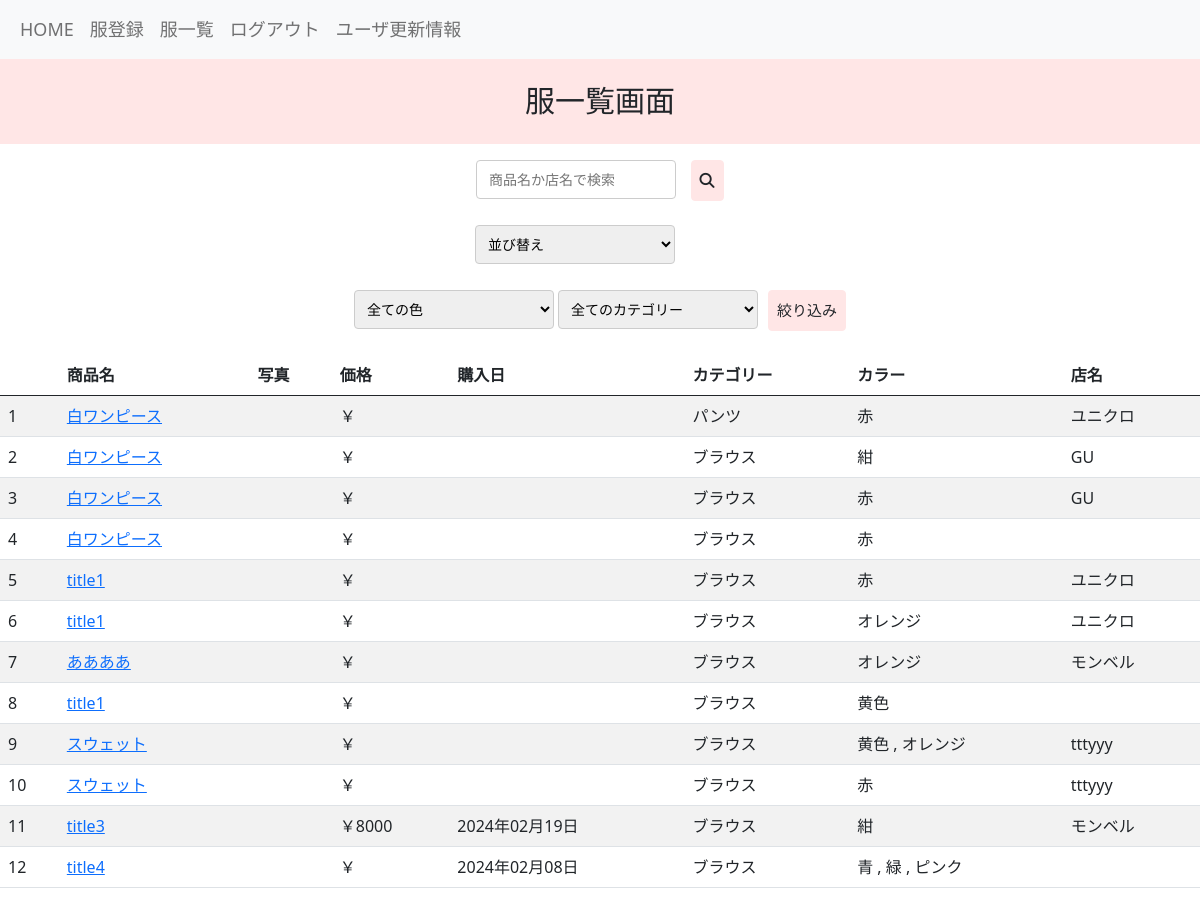
Page /boards/list_clothe (signed in) on the committed database.
### boards/models.py (models this page shows, shortened)
class Clothes(models.Model):
    title = models.CharField(max_length=255)
    picture = models.ImageField(upload_to='closet_project/media/', null=True, blank=True)
    price = models.IntegerField(default=0, null=True, blank=True)
    purchase_date = models.DateField(null=True,blank=True)
    user = models.ForeignKey(
        'accounts.Users', on_delete=models.CASCADE
    )
    category = models.ForeignKey(
        'Categories', on_delete=models.CASCADE
    )
    color = models.ManyToManyField(
        Colors, blank=True, through='Clothe_Colors', related_name='clothe'
    )
    store = models.CharField(max_length=255, default='')
    created_at = models.DateTimeField(auto_now_add=True)
    updated_at = models.DateTimeField(auto_now=True)
    objects = ClothesManager()
    class Meta:
        db_table = 'clothes'

class Categories(models.Model):
    BLOUSE = 'blouse'
    SHIRT = 'shirt'
    SWEAT = 'sweat'
    KNIT = 'knit'
    PANTS = 'pants'
    SKIRT = 'skirt'
    JACKET = 'jacket'
    CARDIGAN = 'cardigan'
    COAT = 'coat'
    DRESS = 'dress'
    SHOES = 'shoes'
    ACCESSORY = 'accessory'
    BAG = 'bag'
    category_name = models.CharField(max_length=255)
    created_at = models.DateTimeField(auto_now_add=True)
    updated_at = models.DateTimeField(auto_now=True)
    class Meta:
        db_table = 'categories'

class Colors(models.Model):
    PINK = 'pink'
    RED = 'red'
    ORANGE = 'orange'
    BROWN = 'brown'
    YELLOW = 'yellow'
    BLUE = 'blue'
    GREEN = 'green'
    BLACK = 'black'
    WHITE = 'white'
    color_name = models.CharField(max_length=10)
    created_at = models.DateTimeField(auto_now_add=True)
    updated_at = models.DateTimeField(auto_now=True)
    class Meta:
        db_table = 'colors'

### boards/views.py (the view)
# urls.py: path('list_clothe', views.list_clothe, name='list_clothe'),
@login_required
def list_clothe(request):
    sort_option = request.GET.get('sort', '')  # URL パラメーターからソートオプションを取得
    color = Colors.objects.all()
    category = Categories.objects.all()
    selected_color = request.GET.get('color')
    selected_category = request.GET.get('category')
    search_query = request.GET.get('search')
    clothe = Clothes.objects.filter(user=request.user)
    if selected_color:
        clothe = clothe.filter(color__color_name=selected_color)
    if selected_category:
        clothe = clothe.filter(category__category_name=selected_category)
    if search_query:
        clothe = clothe.filter(
            Q(title__icontains=search_query) |
            Q(store__icontains=search_query)
        )
    if sort_option == 'price_low':
        clothe = clothe.order_by('price')
    elif sort_option == 'price_high':
        clothe = clothe.order_by('-price')
    elif sort_option == 'date_new':
        clothe = clothe.order_by('-purchase_date')
    elif sort_option == 'date_old':
        clothe = clothe.order_by('purchase_date')
    return render(
        request, 'boards/list_clothe.html', context={
            'clothe': clothe,
            'color': color,
            'category': category,
            'selected_color': selected_color,
            'selected_category': selected_category,
            'search_query': search_query,
        }
    )

### templates/boards/list_clothe.html (shortened to what this page needs)
{% extends "base.html" %}
{% block content %}
<p class="custom-paragraph">服一覧画面</p>
<div class="row justify-content-center">
  <div class="col-md-8">
  <form id="searchForm" method="GET" class="text-center mb-3 form-element">
    <input type="text" name="search" id="search" placeholder=" 商品名か店名で検索 ">
    <button type="submit" class="btn custom-btn"><i class="fas fa-search"></i></button>
  </form>
  <form id="sortForm" method="GET" class="text-center mb-3 form-element">
    <select name="sort" id="sort" onchange="submitSortForm()">
      <option value="">並び替え</option>
    </select>
  </form>
  <form id="filterForm" method="GET" class="text-center mb-3 form-element">
    <select name="color" id="color">
        <option value="">全ての色</option>
    </select>
    <select name="category" id="category" >
        <option value="">全てのカテゴリー</option>
      <input type="submit" value="絞り込み" class="btn custom-btn">
    </select>
  </form>
  </div>
</div>
   <table class="table table-striped table-hover">
    <thead>
      <tr>
        <th></th>
        <th>商品名</th>
        <th>写真</th>
        <th>価格</th>
        <th>購入日</th>
        <th>カテゴリー</th>
        <th>カラー</th>
        <th>店名</th>
      </tr>
    </thead>
    <tbody>
    {% for clothe in clothe %}
      <tr>
        <td>{{ forloop.counter }}</td>
        <td><a href="{% url 'boards:detail_clothe' pk=clothe.pk %}">{{ clothe.title }}</a></td>
        <td>
        </td>
        <td>{{ "￥"|default_if_none:"" }}{{ clothe.price|default_if_none:"" }}</td>
        <td>{{ clothe.purchase_date|date:"Y年m月d日"|default_if_none:"" }}</td>
        <td>{{ clothe.category.category_name }}</td>
        <td>
          {% for color in clothe.color.all %}
            {{ color.color_name }}
            {% if not forloop.last %}, {% endif %}
          {% endfor %}
        </td>
        <td>{{ clothe.store }}</td>
      </tr>
        {% endfor %}
    </tbody>
  </table>
{% endblock %}

### templates/base.html (shortened to what this page needs)
<!DOCTYPE html>
{% load static %}
<html lang="ja">
  <head>
    <link href="https://cdn.jsdelivr.net/npm/bootstrap@5.0.2/dist/css/bootstrap.min.css" rel="stylesheet">
    <link rel="stylesheet" href="{% static 'css/style.css' %}">
    <link rel="stylesheet" href="https://cdnjs.cloudflare.com/ajax/libs/font-awesome/6.5.1/css/all.min.css">
  </head>
<body class="home-page">
  <nav class="navbar navbar-expand-lg navbar-light bg-light">
    <div class="container-fluid">
    <div class="collapse navbar-collapse" id="navbarNav">
        <ul class="navbar-nav ml-auto mr-3">
      <a class="nav-link" href="{% url 'accounts:home' %}">HOME</a>
          {% if user.is_authenticated %}
          <li class="nav-item">
            <a class="nav-link" href="{% url 'boards:create_clothe' %}">服登録</a>
          </li>
          <li class="nav-item">
            <a class="nav-link" href="{% url 'boards:list_clothe' %}">服一覧</a>
          </li>
          <li class="nav-item">
            <a class="nav-link" href="{% url 'accounts:user_logout' %}">ログアウト</a>
          </li>
          <li class="nav-item">
            <a class="nav-link" href="{% url 'accounts:user_edit' %}">ユーザ更新情報</a>
          </li>
          {% endif %}
        </ul>
      </div>
    </div>
  </nav>
  {% block content %}{% endblock %}
</body>
</html>

### static/css/style.css (style rules this page uses)
body { text-size-adjust: 100%; -webkit-text-size-adjust: 100%; }
.custom-paragraph { font-family: 'Arial', sans-serif; font-size: 30px; background-color: #ffe6e6; text-align: center; padding: 20px; line-height: 1.5; }
.custom-btn { background-color: #ffe6e6; border: 1px solid #ffe6e6; border-radius: 4px; padding: 8px; font-size: 15px; cursor: pointer; margin-left: 10px; }
#search { width: 200px; box-sizing: border-box; padding: 8px; font-size: 14px; border: 1px solid #ccc; border-radius: 4px; margin-bottom: 10px; }
#category, #color { width: 200px; box-sizing: border-box; padding: 8px; font-size: 14px; border: 1px solid #ccc; border-radius: 4px; margin-bottom: 10px; }
#sort { width: 200px; box-sizing: border-box; padding: 8px; font-size: 14px; border: 1px solid #ccc; border-radius: 4px; margin-bottom: 10px; margin-left: 50px; }

### templates/base.html (style rules this page uses)
.navbar-nav .nav-link, .navbar-brand { font-size: 18px; }

### templates/boards/list_clothe.html (style rules this page uses)
#sortForm { margin-right: 100px; }

### rows in the picture
Clothes: title "白ワンピース", value "￥", category.category_name "パンツ", store "ユニクロ"
Colors: color_name "赤"
Clothes: title "白ワンピース", value "￥", category.category_name "ブラウス", store "GU"
Colors: color_name "紺"
Clothes: title "白ワンピース", value "￥", category.category_name "ブラウス", store "GU"
Clothes: title "白ワンピース", value "￥", category.category_name "ブラウス"
Clothes: title "title1", value "￥", category.category_name "ブラウス", store "ユニクロ"
Clothes: title "title1", value "￥", category.category_name "ブラウス", store "ユニクロ"
Colors: color_name "オレンジ"
Clothes: title "ああああ", value "￥", category.category_name "ブラウス", store "モンベル"
Clothes: title "title1", value "￥", category.category_name "ブラウス"
Colors: color_name "黄色"
Clothes: title "スウェット", value "￥", category.category_name "ブラウス", store "tttyyy"
Clothes: title "スウェット", value "￥", category.category_name "ブラウス", store "tttyyy"
Clothes: title "title3", value "￥", price "8000", purchase_date "2024年02月19日", category.category_name "ブラウス", store "モンベル"
Clothes: title "title4", value "￥", purchase_date "2024年02月08日", category.category_name "ブラウス"
Colors: color_name "青"
Colors: color_name "緑"
Colors: color_name "ピンク"
